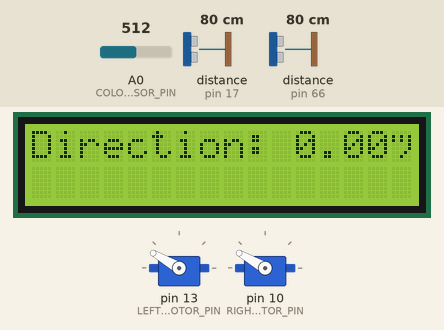
Bench run of a sketch on a simulated Arduino Mega 2560, built with avr-gcc and run on an emulated ATmega2560. Shown: 2 × servo, 16×2 character LCD. Inputs (shaded band) come from the test bench; at power-on: distance to the obstacle (sensors on pin 17, pin 66) 80 cm, A0 (COLOR_SENSOR_PIN) = 512. The echo pulse lasts 58.3 µs per cm; what the sketch prints to the serial monitor is not drawn.

Above: at 16.6 s.
At 25.8 s:
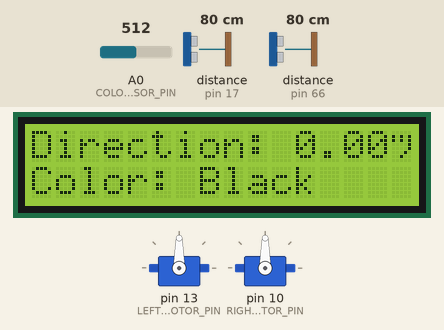
25.9 s: distance to the obstacle (sensor on pin 17) set to 120 cm
At 46.5 s:
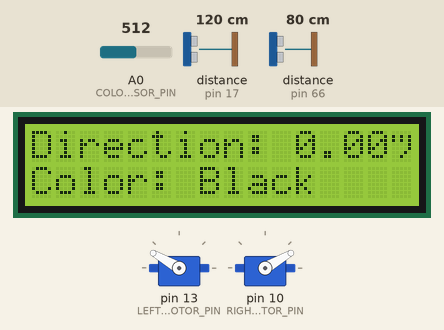
50.5 s: distance to the obstacle (sensor on pin 17) set to 2 cm
At 55.3 s:
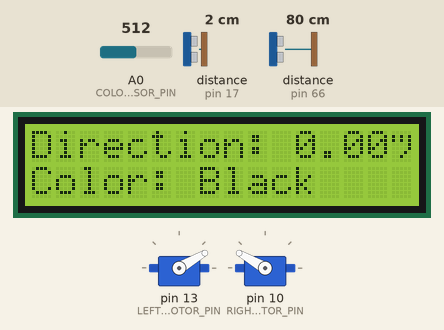
Timing chart, 0 to 75.8 s (numbered marks = the images above; inputs shaded):
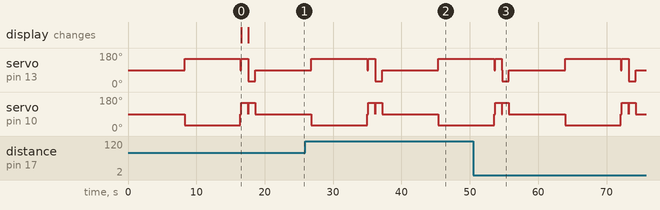

The sketch:

Maze_v3.6.ino
```cpp
#include <Wire.h>
#include <Servo.h>
#include <QMC5883LCompass.h>
#include <LiquidCrystal_I2C.h> // Include the LCD library

// ----------------- Definitions Class ------------------------
class Definitions {
public:
    // Motor pins
    static const int LEFT_MOTOR_PIN = 13;
    static const int RIGHT_MOTOR_PIN = 10;

    // Ultrasonic sensor pins
    static const int FRONT_LEFT_TRIG_PIN = 67;
    static const int FRONT_LEFT_ECHO_PIN = 66;
    static const int FRONT_RIGHT_TRIG_PIN = 16;
    static const int FRONT_RIGHT_ECHO_PIN = 17;

    // Color sensor pin
    static const int COLOR_SENSOR_PIN = A0; // Analog pin for color sensor

    // Compass pins
    static const int COMPASS_SDA_PIN = 43;
    static const int COMPASS_SCL_PIN = 32;

    // LCD pins (I2C address and dimensions)
    static const int LCD_ADDRESS = 0x27; // Default I2C address for QAPASS LCD
    static const int LCD_COLUMNS = 16;
    static const int LCD_ROWS = 2;

    // Motor control
    static const int STOP_POSITION = 90;
    static const int SPEED = 60; // Speed for MG995 servo motors
    static const int WHEEL_DIAMETER_CM = 7; // Wheel diameter in cm
    static const int TARGET_DISTANCE_CM = 30; // Target distance to move (30 cm)

    // Calculate time to move 30 cm (Pre-calculated as ~8.18 seconds)
    static const unsigned long MOVE_TIME_MS = 8180;

    // Compass object
    static QMC5883LCompass compass;

    // LCD object
    static LiquidCrystal_I2C lcd;

    // Initialize pin configurations and sensors
    static void pinouts() {
        pinMode(LEFT_MOTOR_PIN, OUTPUT);
        pinMode(RIGHT_MOTOR_PIN, OUTPUT);

        pinMode(FRONT_LEFT_TRIG_PIN, OUTPUT);
        pinMode(FRONT_LEFT_ECHO_PIN, INPUT);
        pinMode(FRONT_RIGHT_TRIG_PIN, OUTPUT);
        pinMode(FRONT_RIGHT_ECHO_PIN, INPUT);

        pinMode(COLOR_SENSOR_PIN, INPUT);

        Wire.begin();  // Initialize I2C for the compass sensor
        compass.init();  // Initialize the compass sensor
        compass.setCalibration(-240, 570, -690, 590, -320, 570);  // Optional calibration

        lcd.begin(LCD_COLUMNS, LCD_ROWS); // Initialize the LCD
        lcd.backlight(); // Turn on the backlight
    }
};

// Initialize static objects
QMC5883LCompass Definitions::compass;
LiquidCrystal_I2C Definitions::lcd(Definitions::LCD_ADDRESS, Definitions::LCD_COLUMNS, Definitions::LCD_ROWS);

// ----------------- Motors Class ------------------------
class Motors {
private:
    Servo leftMotor, rightMotor;

public:
    Motors() {
        leftMotor.attach(Definitions::LEFT_MOTOR_PIN);
        rightMotor.attach(Definitions::RIGHT_MOTOR_PIN);
    }

    void moveForward() {
        leftMotor.write(Definitions::STOP_POSITION + Definitions::SPEED);
        rightMotor.write(Definitions::STOP_POSITION - Definitions::SPEED);
        Serial.println("Moving forward...");
    }

    void stop() {
        leftMotor.write(Definitions::STOP_POSITION);
        rightMotor.write(Definitions::STOP_POSITION);
        Serial.println("Stopped.");
    }

    void turnLeft() {
        // Sharp left turn
        leftMotor.write(Definitions::STOP_POSITION - Definitions::SPEED);
        rightMotor.write(Definitions::STOP_POSITION - Definitions::SPEED);
        delay(1000); // Turn for 1 second (adjust as needed)
        stop();
        Serial.println("Turned left.");
    }

    void turnRight() {
        // Sharp right turn
        leftMotor.write(Definitions::STOP_POSITION + Definitions::SPEED);
        rightMotor.write(Definitions::STOP_POSITION + Definitions::SPEED);
        delay(1000); // Turn for 1 second (adjust as needed)
        stop();
        Serial.println("Turned right.");
    }

    void moveBackward(int duration) {
        leftMotor.write(Definitions::STOP_POSITION - Definitions::SPEED);
        rightMotor.write(Definitions::STOP_POSITION + Definitions::SPEED);
        delay(duration);
        stop();
        Serial.println("Moved backward.");
    }
};

// ----------------- Sensors Class ------------------------
class Sensors {
private:
    int trigPin, echoPin;  // Trigger and Echo pins for ultrasonic sensors

public:
    // Constructor for ultrasonic sensors
    Sensors(int trig, int echo) : trigPin(trig), echoPin(echo) {
        pinMode(trigPin, OUTPUT);
        pinMode(echoPin, INPUT);
    }

    // Get distance from ultrasonic sensor
    float getDistance() {
        digitalWrite(trigPin, LOW);
        delayMicroseconds(2);
        digitalWrite(trigPin, HIGH);
        delayMicroseconds(10);
        digitalWrite(trigPin, LOW);
        long duration = pulseIn(echoPin, HIGH, 30000);
        float distance = (duration == 0) ? 10 : (duration * 0.0343) / 2;
        Serial.print("Ultrasonic Distance: ");
        Serial.println(distance);
        displayOnLCD("Distance: " + String(distance) + " cm", 0);
        return distance;
    }

    // Get compass direction
    float getDirection() {
        int compassX = Definitions::compass.getX();  // Get X-axis reading
        int compassY = Definitions::compass.getY();  // Get Y-axis reading

        if (compassX == 0 && compassY == 0) {
            Serial.println("Sensor error or interference!");
            displayOnLCD("Compass Error!", 0);
            return -1;  // Error case, invalid reading
        }

        float compassDirection = atan2(compassY, compassX) * (180.0 / PI);
        if (compassDirection < 0) compassDirection += 360;
        Serial.print("Compass Direction: ");
        Serial.println(compassDirection);
        displayOnLCD("Direction: " + String(compassDirection) + "°", 0);
        return compassDirection;  // Return direction in 0-360 degrees
    }

    // Detect color (simulated logic)
    int detectColor() {
        int colorValue = analogRead(Definitions::COLOR_SENSOR_PIN);

        if (colorValue > 900) {
            Serial.println("Detected color: White");
            displayOnLCD("Color: White", 1);
            return 1; // White
        } else if (colorValue > 600) {
            Serial.println("Detected color: Gray");
            displayOnLCD("Color: Gray", 1);
            return 2; // Gray
        } else if (colorValue > 300) {
            Serial.println("Detected color: Black");
            displayOnLCD("Color: Black", 1);
            return 3; // Black
        } else {
            Serial.println("Detected color: Blue");
            displayOnLCD("Color: Blue", 1);
            return 4; // Blue
        }
    }

    // Display a message on the LCD
    void displayOnLCD(String message, int row) {
        Definitions::lcd.setCursor(0, row);
        Definitions::lcd.print("                "); // Clear the row
        Definitions::lcd.setCursor(0, row);
        Definitions::lcd.print(message);
    }
};

// ----------------- Robot Control Class ------------------------
class Robot {
private:
    Motors motors;
    Sensors frontLeftSensor, frontRightSensor;
    float initialCompassDirection; // Initial compass heading
    unsigned long lastMoveTime;
    const unsigned long MOVE_INTERVAL = Definitions::MOVE_TIME_MS;

public:
    Robot()
        : frontLeftSensor(Definitions::FRONT_LEFT_TRIG_PIN, Definitions::FRONT_LEFT_ECHO_PIN),
          frontRightSensor(Definitions::FRONT_RIGHT_TRIG_PIN, Definitions::FRONT_RIGHT_ECHO_PIN) {
        // Set initial compass direction
        initialCompassDirection = frontLeftSensor.getDirection();
    }

    void updateState() {
        if (millis() - lastMoveTime >= MOVE_INTERVAL) {
            // Move forward for 30 cm
            moveForwardWithCorrection();

            // Check compass after moving
            checkCompassAfterMove();

            // Perform turn based on ultrasonic sensors
            performTurn();

            // Check compass after turning
            checkCompassAfterTurn();

            // Detect color
            int color = frontLeftSensor.detectColor();
            if (color == 3 || color == 4) { // Black or Blue
                motors.moveBackward(1000); // Move backward for 1 second
            }

            lastMoveTime = millis();
        }
    }

    void moveForwardWithCorrection() {
        motors.moveForward();
        delay(Definitions::MOVE_TIME_MS); // Move for 30 cm
        motors.stop();
    }

    void checkCompassAfterMove() {
        float currentDirection = frontLeftSensor.getDirection();
        float deviation = currentDirection - initialCompassDirection;

        // Adjust direction if deviation is more than 5 degrees
        if (deviation < -5) {
            motors.turnRight();
        } else if (deviation > 5) {
            motors.turnLeft();
        }
    }

    void performTurn() {
        float leftDistance = frontLeftSensor.getDistance();
        float rightDistance = frontRightSensor.getDistance();

        // Turn logic based on ultrasonic sensors
        if (leftDistance < 10.0 && rightDistance < 10.0) {
            if (leftDistance < rightDistance) {
                motors.turnRight();
            } else {
                motors.turnLeft();
            }
        }
    }

    void checkCompassAfterTurn() {
        float currentDirection = frontLeftSensor.getDirection();
        float expectedDirection = initialCompassDirection + 90; // For right turn

        // Adjust direction if not turned 90 degrees
        if (abs(currentDirection - expectedDirection) > 5) {
            if (currentDirection < expectedDirection) {
                motors.turnRight();
            } else {
                motors.turnLeft();
            }
        }
    }
};

// ------------------ Main Control ---------------------
Robot robot;

void setup() {
    Serial.begin(9600);
    Definitions::pinouts();
}

void loop() {
    robot.updateState();
    delay(100); // Small delay to avoid overloading the loop
}
```

Measured:
- what the display in image 0 shows lasts 1.0 s, from 16.6 s to 17.6 s
